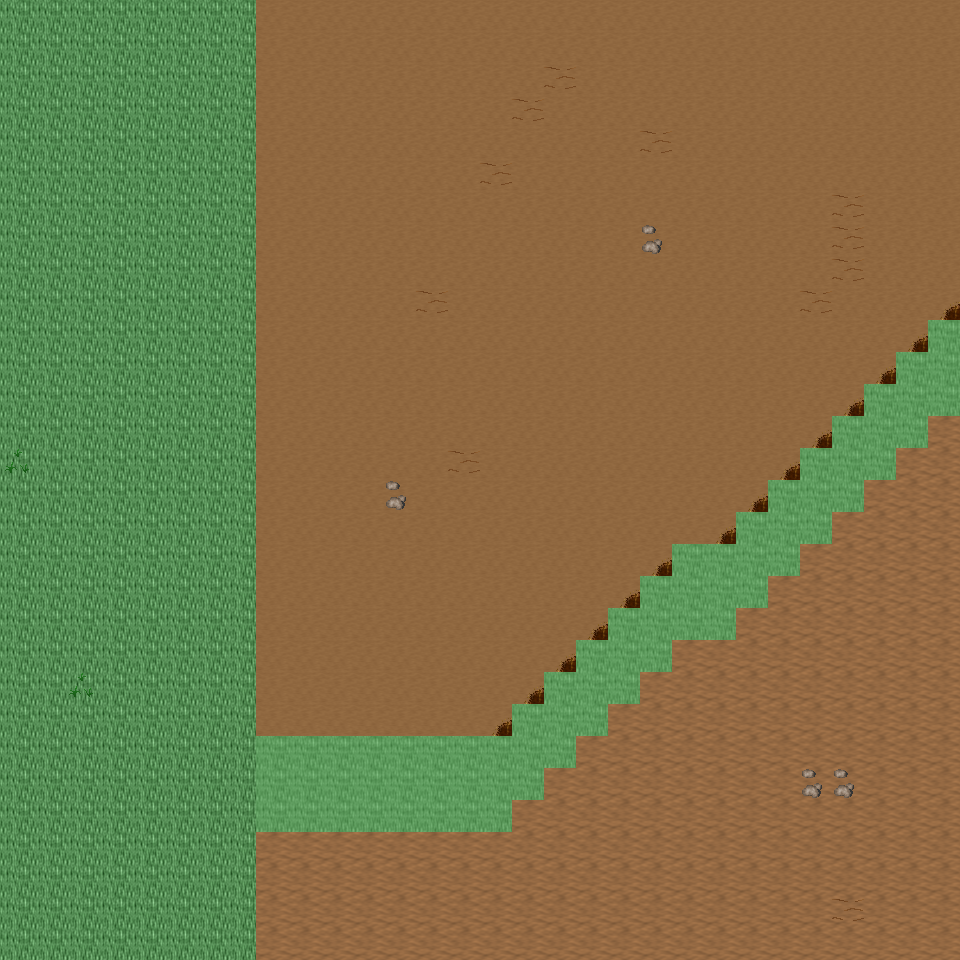

The image is a tile-based game level rendered from a .tmx file. Its description and source (layers, tilesets, objects; grid data summarised) follow:
An orthogonal 30x30 tile map with 32x32 px tiles, 6 tile layers (Ground, Object, Object2, Above, ...), 16 tilesets and 3 objects (3x mapExit).

<map version="1.0" orientation="orthogonal" renderorder="right-down" width="30" height="30" tilewidth="32" tileheight="32" nextobjectid="4">
  <tileset firstgid="1" name="tileset_ground_ground" tilewidth="32" tileheight="32" tilecount="33" columns="3">
    <image source="../drawable/tileset_ground_ground.png" width="96" height="352" />
  </tileset>
  <tileset firstgid="34" name="tileset_ground_ridge_earth_dark" tilewidth="32" tileheight="32" tilecount="96" columns="12">
    <image source="../drawable/tileset_ground_ridge_earth_dark.png" width="384" height="256" />
  </tileset>
  <tileset firstgid="130" name="tileset_ground_earth_edges" tilewidth="32" tileheight="32" tilecount="18" columns="6">
    <image source="../drawable/tileset_ground_earth_edges.png" width="192" height="96" />
  </tileset>
  <tileset firstgid="148" name="tileset_ground_rock_pebbles" tilewidth="32" tileheight="32" tilecount="3" columns="1">
    <image source="../drawable/tileset_ground_rock_pebbles.png" width="32" height="96" />
  </tileset>
  <tileset firstgid="151" name="tileset_plant_grasses" tilewidth="32" tileheight="32" tilecount="6" columns="3">
    <image source="../drawable/tileset_plant_grasses.png" width="96" height="64" />
  </tileset>
  <tileset firstgid="157" name="tileset_plant_flower_daisy_white" tilewidth="32" tileheight="32" tilecount="8" columns="2">
    <image source="../drawable/tileset_plant_flower_daisy_white.png" width="64" height="128" />
  </tileset>
  <tileset firstgid="165" name="tileset_plant_flower_daisy_blue" tilewidth="32" tileheight="32" tilecount="8" columns="2">
    <image source="../drawable/tileset_plant_flower_daisy_blue.png" width="64" height="128" />
  </tileset>
  <tileset firstgid="173" name="tileset_plant_flower_daisy_red" tilewidth="32" tileheight="32" tilecount="8" columns="2">
    <image source="../drawable/tileset_plant_flower_daisy_red.png" width="64" height="128" />
  </tileset>
  <tileset firstgid="181" name="tileset_plant_flower_daisy_yellow" tilewidth="32" tileheight="32" tilecount="8" columns="2">
    <image source="../drawable/tileset_plant_flower_daisy_yellow.png" width="64" height="128" />
  </tileset>
  <tileset firstgid="189" name="tileset_plant_tree_tree_green" tilewidth="32" tileheight="32" tilecount="80" columns="8">
    <image source="../drawable/tileset_plant_tree_tree_green.png" width="256" height="352" />
  </tileset>
  <tileset firstgid="269" name="tileset_logic_portal" tilewidth="32" tileheight="32" tilecount="24" columns="8">
    <image source="../drawable/tileset_logic_portal.png" width="256" height="96" />
  </tileset>
  <tileset firstgid="293" name="tileset_logic_collision" tilewidth="32" tileheight="32" tilecount="1" columns="1">
    <image source="../drawable/tileset_logic_collision.png" width="32" height="32" />
  </tileset>
  <tileset firstgid="294" name="tileset_furniture_chair_bench_wooden" tilewidth="32" tileheight="32" tilecount="8" columns="2">
    <image source="../drawable/tileset_furniture_chair_bench_wooden.png" width="64" height="128" />
  </tileset>
  <tileset firstgid="302" name="tileset_plant_stump_int_small_stump_2" tilewidth="32" tileheight="32" tilecount="1" columns="1">
    <image source="../drawable/tileset_plant_stump_int_small_stump_2.png" width="32" height="32" />
  </tileset>
  <tileset firstgid="303" name="tileset_object_well_hoist" tilewidth="32" tileheight="32" tilecount="9" columns="3">
    <image source="../drawable/tileset_object_well_hoist.png" width="96" height="96" />
  </tileset>
  <tileset firstgid="312" name="tileset_logic_creature_mutant" tilewidth="32" tileheight="32" tilecount="7" columns="7">
    <image source="../drawable/tileset_logic_creature_mutant.png" width="224" height="32" />
  </tileset>
  <layer name="Ground" width="30" height="30">
    <data>[900 cells, 900 non-empty, 3 distinct tile ids]</data>
  </layer>
  <layer name="Object" width="30" height="30">
    <data>[900 cells, 97 non-empty, 10 distinct tile ids]</data>
  </layer>
  <layer name="Object2" width="30" height="30">
    <data>[900 cells, 0 non-empty, 0 distinct tile ids]</data>
  </layer>
  <layer name="Above" width="30" height="30">
    <data>[900 cells, 0 non-empty, 0 distinct tile ids]</data>
  </layer>
  <layer name="Above2" width="30" height="30">
    <data>[900 cells, 0 non-empty, 0 distinct tile ids]</data>
  </layer>
  <layer name="Walkable" width="30" height="30">
    <data>[900 cells, 66 non-empty, 1 distinct tile ids]</data>
  </layer>
  <objectgroup name="MapEvents">
    <object id="1" name="north" type="mapExit" x="0" y="0" width="960" height="32">
      <properties>
        <property name="map" value="level_0_x89_y44" />
        <property name="x" value="0" />
        <property name="y" value="28" />
      </properties>
    </object>
    <object id="2" name="south" type="mapExit" x="0" y="928" width="960" height="32">
      <properties>
        <property name="map" value="level_0_x89_y46" />
        <property name="x" value="0" />
        <property name="y" value="1" />
      </properties>
    </object>
    <object id="3" name="west" type="mapExit" x="0" y="0" width="32" height="960">
      <properties>
        <property name="map" value="level_0_x88_y45" />
        <property name="x" value="28" />
        <property name="y" value="0" />
      </properties>
    </object>
  </objectgroup>
</map>
